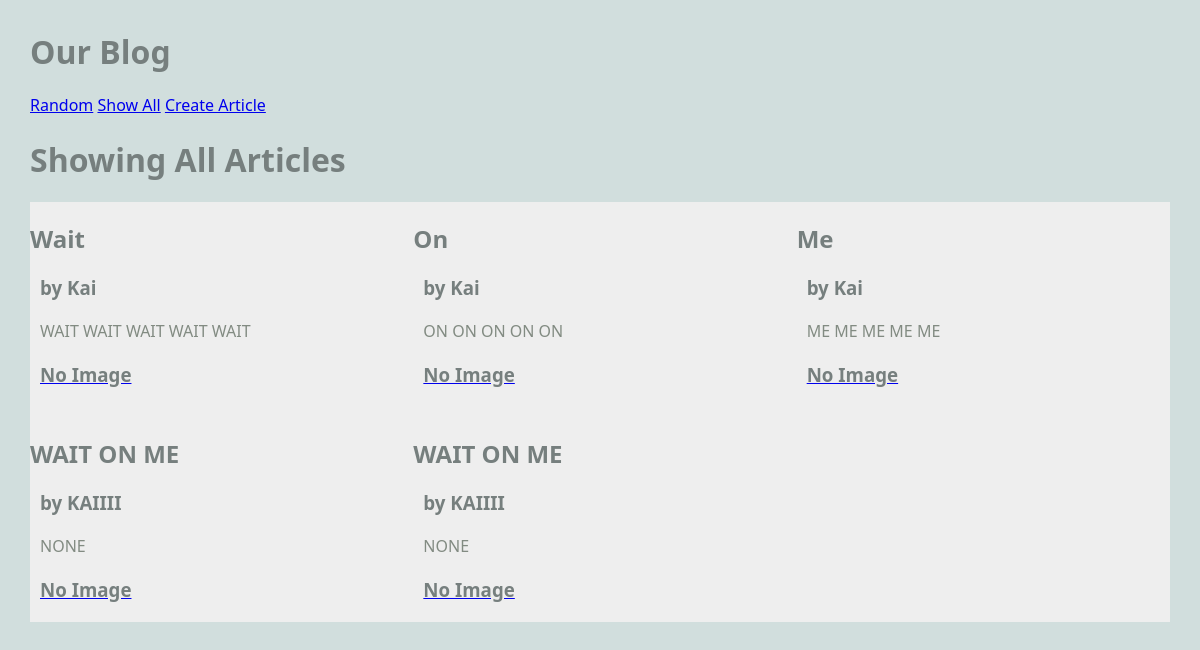
The app's page /blog/show_all, older data.
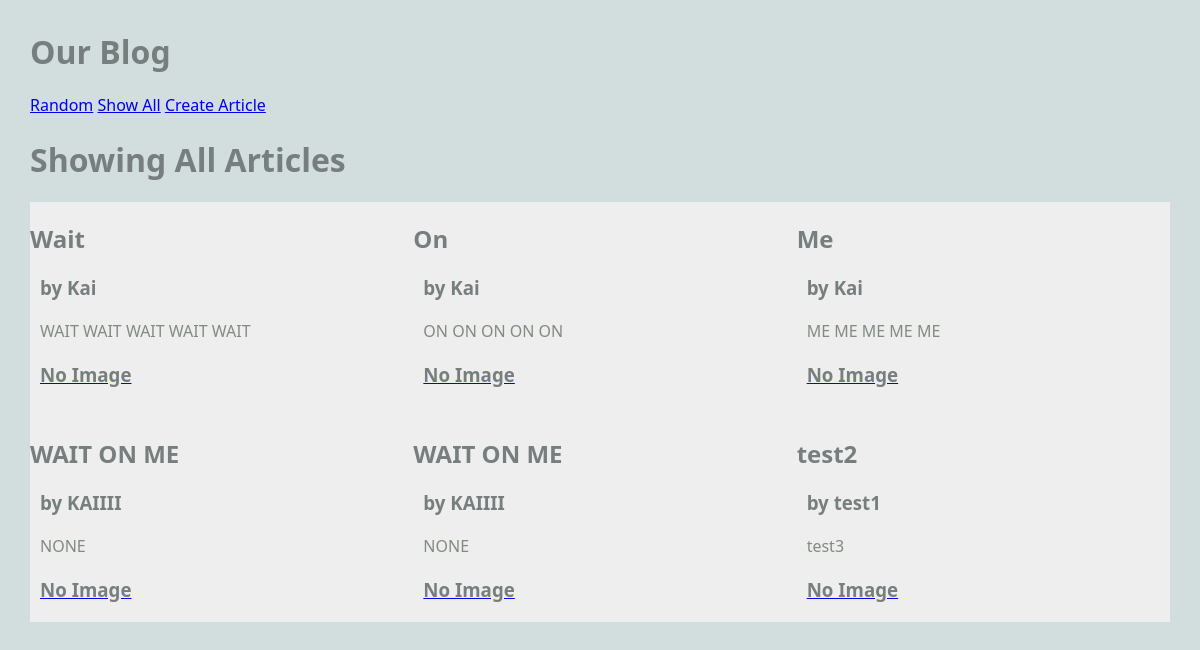
The same page, newer data.
### blog/models.py (models this page shows, shortened)
class Article(models.Model):
    title = models.TextField(blank=True)
    author = models.TextField(blank=True)
    text = models.TextField(blank=True)
    published = models.DateTimeField(auto_now=True)
    image_file = models.ImageField(blank=True) # Actual Image
    def __str__(self):
        return f'{self.title} by {self.author}'

### blog/views.py (the view)
# urls.py: path('show_all', ShowAllView.as_view(), name="show_all"),
class ShowAllView(ListView):
    model = Article
    template_name = "blog/show_all.html"
    context_object_name = "articles"

### blog/templates/blog/show_all.html
{% extends 'blog/base.html' %}
{% block content %}
<h1>Showing All Articles</h1>
<main class="grid-container">
     {% for article in articles %}
     <article>
        <div>
            <h2>
                {{article.title}}
            </h2>
            <h3>
                by {{article.author}}
            </h3>
            <p>
                {{article.text}}
            </p>
        </div>
        <a href="{% url 'article' article.pk %}">
        {% if article.image_file %}
        <img src="{{article.image_file.url}}" alt="Kai">
        {% else %}
        <h3>No Image</h3>
        {% endif %}
        </a>
    </article>
     {% endfor %}
</main>
{% endblock %}

### blog/templates/blog/base.html (shortened to what this page needs)
{% load static %}
<html>
    <head>
        <link rel="stylesheet" href="{% static 'styles-blog.css' %}">
    </head>
    <body>
        <head>
            <h1>Our Blog</h1>
            <nav>
                <ul>
                    <li>
                        <a href="{% url 'random' %}">Random</a>
                        <a href="{% url 'show_all' %}">Show All</a>
                        <a href="{% url 'create_article' %}">Create Article</a>
                    </li>
                </ul>
            </nav>
        </head>
        {% block content %}
        {% endblock %}
    </body>
</html>

### static/styles-blog.css (style rules this page uses)
body { margin: 30px; background: #d1dedd; font-family:'Segoe UI', Tahoma, Geneva, Verdana, sans-serif; }
ul, li { padding: 0px; list-style-type: none; }
h1, h2, h3 { color: #767f7e; }
p { color: #828b82; }
.grid-container { background: #eee; max-width: 900px; display: grid; grid-template-columns: repeat(3, 1fr); grid-gap: 10px; max-width: 1200px; margin: 20px auto; }
article p, article h3 { margin: 20px 10px; }
nav li { display: inline; }

Row changes from the older to the newer data that the page shows:
added Article: title "test2", author "test1", text "test3", image_file "No Image"
